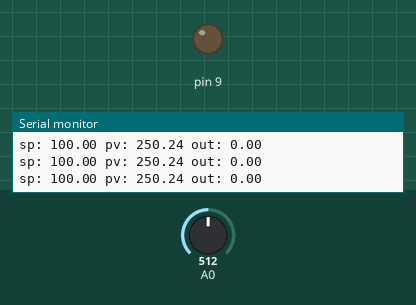
This sketch was run on a simulated Arduino Uno, built with avr-gcc and run on an emulated ATmega328P. Shown: output pins drawn as LEDs (lit = HIGH), the last lines printed to the serial monitor. The test bench sets the inputs (shaded band); at power-on: A0 = 512.

Above: at 1.2 s.
1.3 s: A0 set to 0
At 2.8 s:
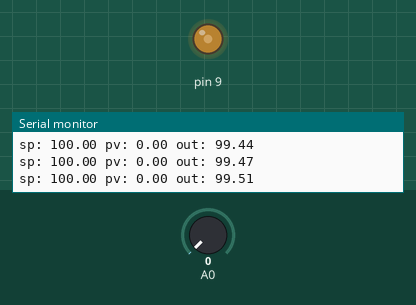
4.3 s: A0 set to 20
At 4.9 s:
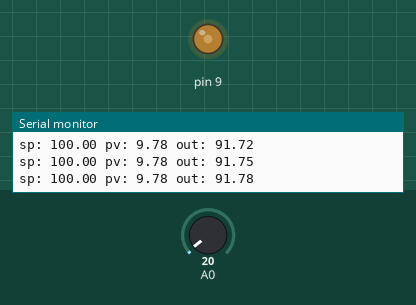
7.3 s: A0 set to 6
At 7.7 s:
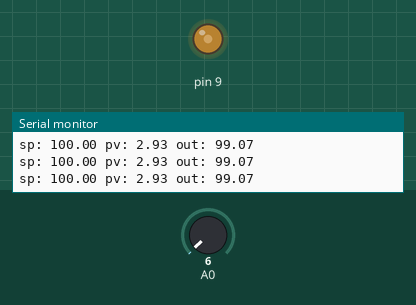
8.8 s: A0 set to 3
At 9.9 s:
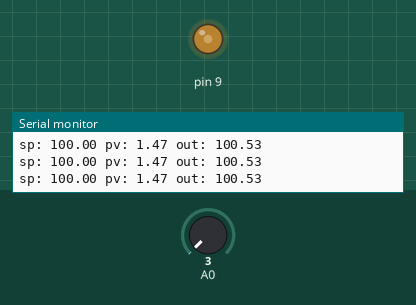
Timing chart, 0 to 11.8 s (numbered marks = the images above; inputs shaded):
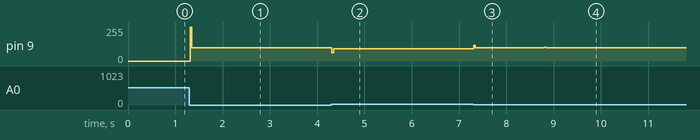

Measured:
- after the input at 1.3 s, pin 9: 0/255 → 98/255 at once, → 99/255 0.90 s later, → 100/255 1.0 s later, → 101/255 1.0 s later
- after the input at 4.3 s, pin 9: 101/255 → 91/255 at once, → 92/255 0.77 s later
- after the input at 7.3 s, pin 9: 92/255 → 99/255 at once
- after the input at 8.8 s, pin 9: 99/255 → 100/255 at once

The sketch:

pid_controller.ino
```cpp
// snippet: pid_controller
// tags: pid, controller, control, proportional, integral, derivative, feedback, tuning
// boards: avr, esp32, megaavr, nano33iot, romi32u4, rp2040
// library: none
// description: Generic PID controller class — non-blocking, millis() based
// prompts: PID controller, PID control loop, proportional integral derivative, motor speed control, feedback control, closed loop control, setpoint control, regulate temperature, balance control

unsigned long prevMs = 0;
float setpoint = 100.0;
float measured = 0.0;
float output   = 0.0;

float kp = 1.0, ki = 0.01, kd = 0.1;
float integral = 0.0, prevError = 0.0;

float pidUpdate(float sp, float pv, float dt) {
  float err = sp - pv;
  integral  += err * dt;
  integral   = constrain(integral, -200.0, 200.0);  // anti-windup
  float deriv = (err - prevError) / dt;
  prevError = err;
  return kp * err + ki * integral + kd * deriv;
}

void setup() {
  Serial.begin(9600);
  prevMs = millis();
}

void loop() {
  unsigned long now = millis();
  if (now - prevMs < 10) return;
  float dt = (now - prevMs) / 1000.0;
  prevMs = now;

  measured = analogRead(A0) * (5.0 / 1023.0) * 100.0;
  output = pidUpdate(setpoint, measured, dt);
  output = constrain(output, 0, 255);
  analogWrite(9, (int)output);

  Serial.print("sp: "); Serial.print(setpoint);
  Serial.print(" pv: "); Serial.print(measured);
  Serial.print(" out: "); Serial.println(output);
}
```
